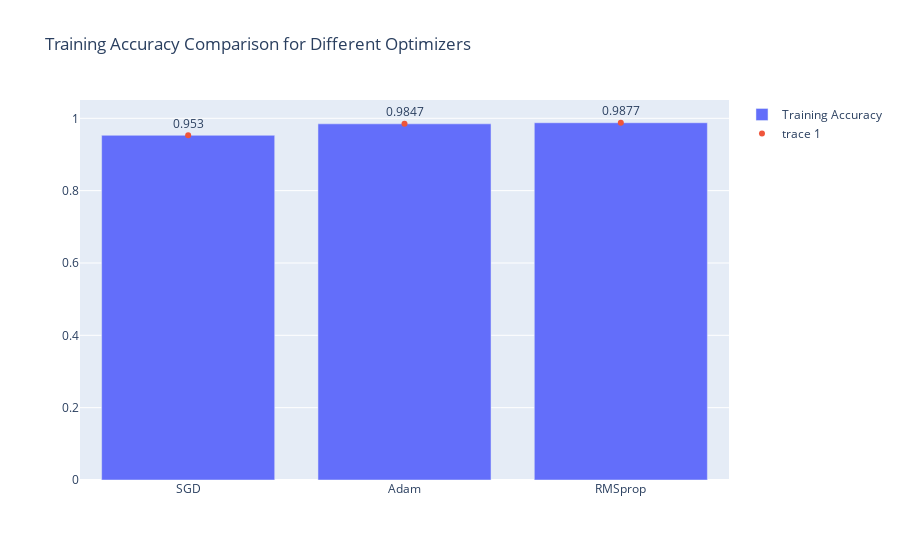
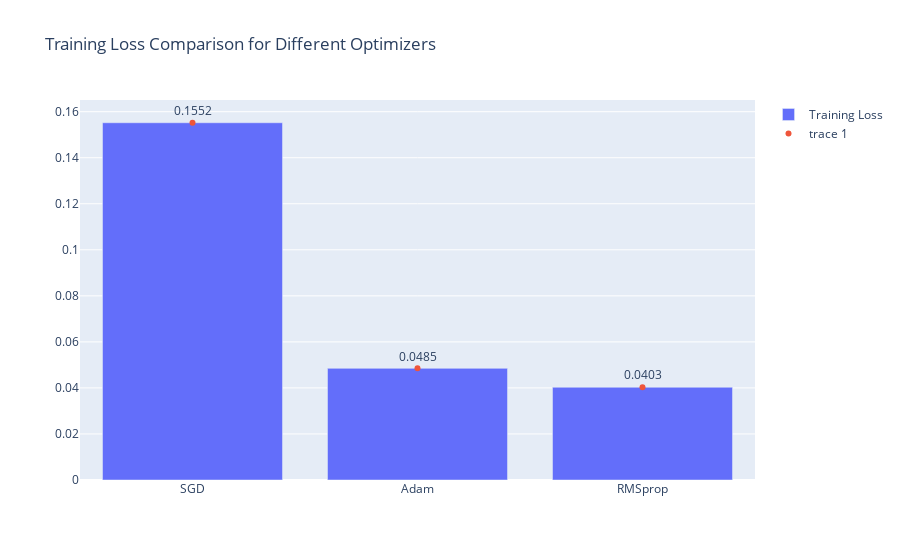

The notebook cell these images were saved under, in order:
### Code cell
import plotly.graph_objects as go

optimizer = ['SGD', 'Adam', 'RMSprop']
training_accuracy = [0.9530, 0.9847, 0.9877]
training_loss = [0.1552, 0.0485, 0.0403]

# Create a figure for training accuracy
accuracy_fig = go.Figure(data=[
    go.Bar(name='Training Accuracy', x=optimizer, y=training_accuracy),
    go.Scatter(x=optimizer, y=training_accuracy, mode='markers+text', text=training_accuracy, textposition='top center')
])
accuracy_fig.update_layout(title='Training Accuracy Comparison for Different Optimizers')

# Create a figure for training loss
loss_fig = go.Figure(data=[
    go.Bar(name='Training Loss', x=optimizer, y=training_loss),
    go.Scatter(x=optimizer, y=training_loss, mode='markers+text', text=training_loss, textposition='top center')
])
loss_fig.update_layout(title='Training Loss Comparison for Different Optimizers')

# Display the figures
accuracy_fig.show()
loss_fig.show()

### Figure 1 — Plotly figure (JSON) as saved in the notebook; plotly's stock layout.template omitted (floating-point values rounded to 4 significant figures)
{"data": [{"name": "Training Accuracy", "type": "bar", "x": ["SGD", "Adam", "RMSprop"], "y": [0.953, 0.9847, 0.9877]}, {"mode": "markers+text", "text": ["0.953", "0.9847", "0.9877"], "textposition": "top center", "type": "scatter", "x": ["SGD", "Adam", "RMSprop"], "y": [0.953, 0.9847, 0.9877]}], "layout": {"title": {"text": "Training Accuracy Comparison for Different Optimizers"}}}

### Figure 2 — Plotly figure (JSON) as saved in the notebook; plotly's stock layout.template omitted (floating-point values rounded to 4 significant figures)
{"data": [{"name": "Training Loss", "type": "bar", "x": ["SGD", "Adam", "RMSprop"], "y": [0.1552, 0.0485, 0.0403]}, {"mode": "markers+text", "text": ["0.1552", "0.0485", "0.0403"], "textposition": "top center", "type": "scatter", "x": ["SGD", "Adam", "RMSprop"], "y": [0.1552, 0.0485, 0.0403]}], "layout": {"title": {"text": "Training Loss Comparison for Different Optimizers"}}}
